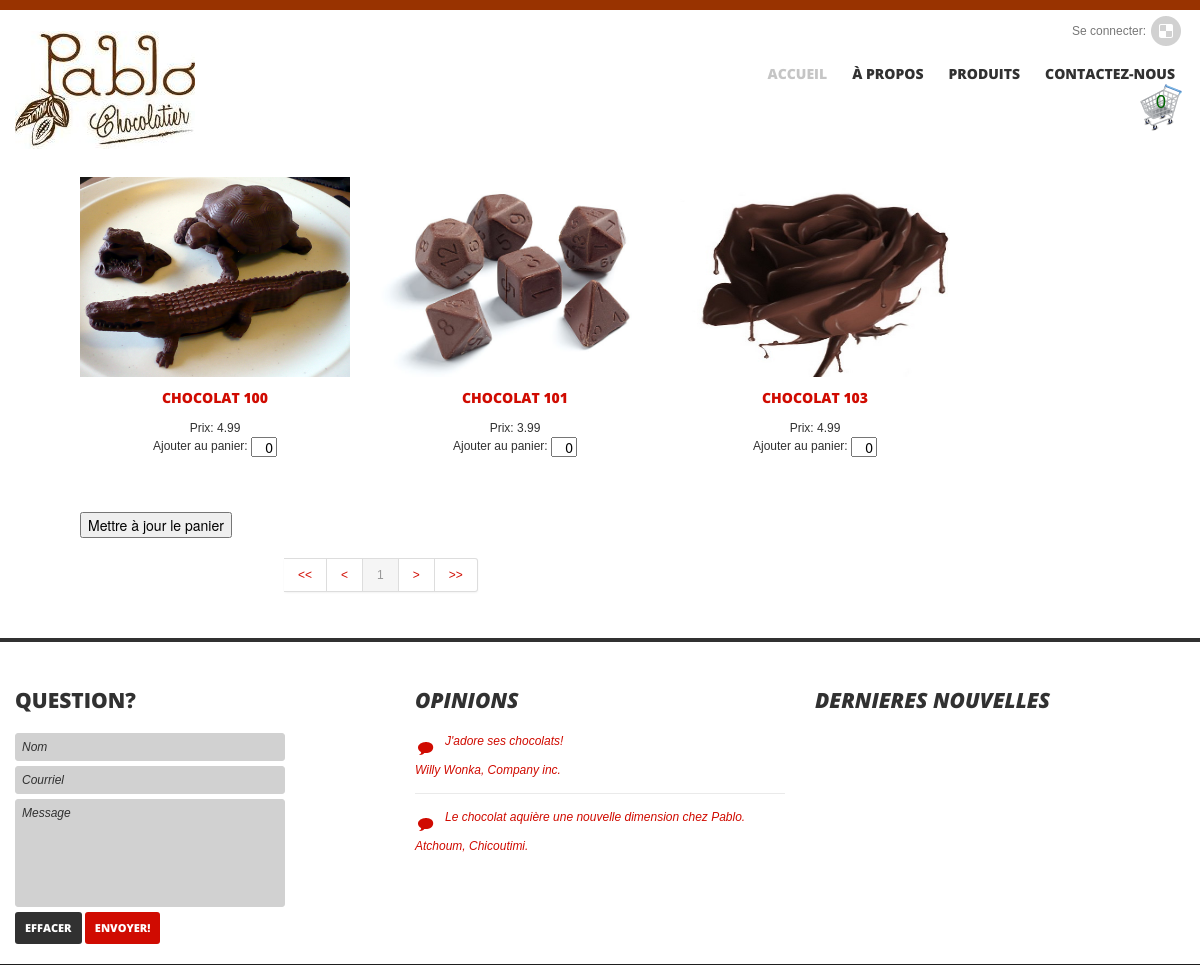
Page /index.php?page=Produits&Category=4 on the committed database.
### tables this page shows
CREATE TABLE IF NOT EXISTS `products` (
  `ProductID` int(11) NOT NULL AUTO_INCREMENT,
  `ProductName` varchar(60) NOT NULL,
  `Price` decimal(9,2) DEFAULT NULL,
  `UnitsInStock` int(11) DEFAULT NULL,
  `Description` varchar(2024) DEFAULT NULL,
  `ImageURL` varchar(2014) DEFAULT NULL,
  PRIMARY KEY (`ProductID`)
);

### Includes/functionsAndClasses.php (called while the page is built, shortened)
<?php
class Basket {
    function __construct() {
        $this->_ProductOrders = array();
    }
    function GetQuantityInBasket($productID) {
        return 0;
    }
}
?>

### Includes/Products.php (the view, shortened to what this page needs)
<?php
    $ITEMS_SHOWN_PER_PAGE = 16;
    $ITEMS_SHOWN_PER_ROW = 4;
    $ITEM_WIDTH = 300;
    $ITEM_HEIGHT = 290;
    $mySqli = new mysqli($DB_HOST, $DB_USER, $DB_PASS, $DB_NAME);
    $page = empty($_GET["PageN"]) ? 0 : $_GET["PageN"];
    echo "<div class='wrap'>";
    echo "<div class='container-fluid'>";
    echo "<div class='span12' >";
    if (!isset($_GET["Category"]) && !isset($_GET["CustomSearch"])) {
        $categories = $mySqli->query("SELECT * FROM Categories WHERE (SELECT COUNT(*) FROM ProductsCategories WHERE CategoryID = Categories.CategoryID)");
        $catNames = array();
        $catIDs = array();
        $itemNumber = 0;
        echo "<div class='row' >";
        while($row = $categories->fetch_assoc()) {
            array_push($catIDs, $row["CategoryID"]);
            array_push($catNames, $row["CategoryName"]);
            ?>
            <div class='span3' data-category='category01'>
                <div class='hover_img'>
                    <a href='index.php?page=Produits&Category=<?= $row["CategoryID"] ?>' >
                        <img src='img/categories/<?= $row["ImageURL"] ?>' alt style='visibility: visible;
                             opacity: 1; width: 270px; height: 200px;'/>
                    </a>
                </div>
                <div class='item_description'>
                    <h6>
                    <a><?= $row["CategoryName"] ?></a>
                    </h6>
                    <div class='descr'><?= $row["Description"] ?></div>
                </div><br/><br/>
            </div>
           <?php
            $itemNumber++;
        }
    ?>
<div class='span3' data-category='category01' style="padding-left: 2%;">
        <form action='index.php' method='GET'>
            <input type='hidden' name='CustomSearch' value='True'/>
            <input type='hidden' name='page' value='Produits'/>
            <div>Recherche personnalisé:</div>
            <div>Nom: <input type='text' name='txtName' style='width:186px;'/></div>
            <div>Catégorie:
                <select style='width:173px;' name='selCategory'>
                    <option value='All'>Tous</option>
    <?php
            for ($i = 0; $i < count($catIDs); $i++) {
                        echo "<option value=$catIDs[$i]>$catNames[$i]</option>";
                    } ?>
                </select>
            </div>
            <div>Prix maximal:
                <input type='text' name='txtPrice' value='0.00' onkeypress='return IsNumberOrControl(event)'
                       style='width:143px;' maxLength='6'/>
            </div>
            <div><input type='submit' value='Rechercher'/></div>
        </form>
</div>
</div>
<?php
    }
    else {
        echo "<form action='#' method='POST'>";
        $whereClause = "WHERE ";
        if (!empty($_GET["CustomSearch"]) && $_GET["CustomSearch"]) {
            if (!empty($_GET["txtName"])) {
                if ($whereClause != "WHERE ") {
                    $whereClause .= " AND ";
                }
                $whereClause .= "p.ProductName LIKE '%" . $_GET["txtName"] . "%'";
            }
            if (!empty($_GET["selCategory"]) && $_GET["selCategory"] != "All") {
                if ($whereClause != "WHERE ") {
                    $whereClause .= " AND ";
                }
                $whereClause .= "pc.CategoryID = " . $_GET["selCategory"];
            }
            if (!empty($_GET["txtPrice"]) && filter_var($_GET["txtPrice"], FILTER_VALIDATE_FLOAT)) {
                if ($whereClause != "WHERE ") {
                    $whereClause .= " AND ";
                }
                $whereClause .= "p.Price < " . $_GET["txtPrice"];
            }
            if ($whereClause == "WHERE ") {
                $whereClause = "";
            }
        }
        else {
            $whereClause .= "pc.CategoryID = " . $_GET["Category"];
        }
        $mainQuery = "SELECT DISTINCT p.ProductID, p.ProductName, p.Price, p.UnitsInStock, p.Description, p.ImageURL " .
                     "FROM ProductsCategories pc " .
                     "INNER JOIN Products p " .
                     "ON pc.ProductID = p.ProductID ";
        $products = $mySqli->query($mainQuery . $whereClause . " LIMIT " . ($ITEMS_SHOWN_PER_PAGE * $page) . " , " . $ITEMS_SHOWN_PER_PAGE);
        if ($products->num_rows > 0) {
            $itemNumber = 0;
            echo "<div class='projects isotope' style='overflow: hidden; position: relative; height: " . (ceil($products->num_rows / $ITEMS_SHOWN_PER_ROW) * $ITEM_HEIGHT + 45) . "px;'>";
            while($row = $products->fetch_assoc()) {
                $quantityInBasket = $_SESSION["Basket"]->GetQuantityInBasket($row["ProductID"]);
                $posX = ($itemNumber % $ITEMS_SHOWN_PER_ROW) * $ITEM_WIDTH;
                $posY = floor($itemNumber / 4) * $ITEM_WIDTH;
                echo "<div class='span3 element category01 isotope-item' data-category='category01' style='position: absolute; left: 0px; top: 0px; -webkit-transform: translate3d(" . $posX . "px, " . $posY . "px, 0px);'>";
                    echo "<div class=''>";
                        echo "<a class='preloader' style='background-image: none; background-position: initial initial; background-repeat: initial initial;'>";
                            echo "<img src='img/Products/" . $row["ImageURL"] . "' alt style='visibility: visible; opacity: 1; width: 270px; height: 200px;'";
                        echo "</a>";
                    echo "</div>";
                    echo "<div class='item_description'>";
                        echo "<h6>";
                            echo "<a>" . $row["ProductName"] . "</a>";
                        echo "</h6>";
                        echo "<div class='descr'>Prix: " . $row["Price"] . "<br />" .
                             "Ajouter au panier: <input type'text' name='txtAddToCart" . $row["ProductID"] . "' style='width: 18px; height: 14px; text-align:right;' onkeypress='return IsNumberOrControl(event)' maxLength='2' value='$quantityInBasket' ></div>";
                    echo "</div>";
                echo "</div>";
                $itemNumber++;
            }
            echo "</div>";
            echo "<div><input type='submit' value='Mettre à jour le panier' style='margin-left: 30px;' /></div>";
            echo "</form>";
            $pageCount = ceil($mySqli->query("SELECT COUNT(DISTINCT p.ProductID, p.ProductName, p.Price, p.UnitsInStock, p.Description, p.ImageURL) " .
                                             "FROM ProductsCategories pc " .
                                             "INNER JOIN Products p " .
                                             "ON pc.ProductID = p.ProductID " . $whereClause)->fetch_row()[0] / $ITEMS_SHOWN_PER_PAGE);
            $previousPage = $page > 0 ? $page - 1 : 0;
            $nextPage = $page < $pageCount-1 ? $page + 1 : $pageCount-1;
            $customSearchConstraint =   !empty($_GET["CustomSearch"])   ?   "&CustomSearch="   . $_GET["CustomSearch"]   :     "";
            $categoryConstraint =       !empty($_GET["Category"])       ?   "&Category="       . $_GET["Category"]       :     "";
            $nameConstraint =           !empty($_GET["txtName"])        ?   "&txtName="        . $_GET["txtName"]        :     "";
            $selCategoryConstraint =    !empty($_GET["selCategory"])    ?   "&selCategory="    . $_GET["selCategory"]    :     "";
            $priceConstraint =          !empty($_GET["txtPrice"])       ?   "&txtPrice="       . $_GET["txtPrice"]       :     "";
            $constraints = $customSearchConstraint . $categoryConstraint . $nameConstraint . $selCategoryConstraint . $priceConstraint;
            echo "<div class='pagination' style='margin: 10px 0px 0px 20%; color:blue;'>";
            echo "<ul><li>";
                echo "<li><a href='index.php?page=Produits" . $constraints . "&PageN=0' ><< </a></li>";
                echo "<li><a href='index.php?page=Produits" . $constraints . "&PageN=$previousPage' >< </a></li>";
                for ($i = 1; $i <= $pageCount; $i++) {
                    echo "<li class='active'><a href='index.php?page=Produits" . $constraints . "&PageN=" . ($i-1) . "' >" . $i . " </a></li>";
                }
                echo "<li><a href='index.php?page=Produits" . $constraints . "&PageN=$nextPage' >> </a></li>";
                echo "<li><a href='index.php?page=Produits" . $constraints . "&PageN=" . ($pageCount-1) . "' >>> </a></li></ul>";
            echo "</div>";
        }
        else {
        }
    }
    echo "</div>";
    echo "</div>";
    echo "</div>";
?>

### css/theme.css (style rules this page uses)
a, input, select, textarea { outline:none !important; }
body { overflow-x:hidden; }
img { outline:0; vertical-align:top; }
[class*="span"] img, [class*="span"] iframe { max-width:100%; }
.item_description { text-align:center; color:#313131; }
.item_description h6 { font-weight:800; margin:10px 0 10px 0; text-transform:uppercase; }
.isotope-item { z-index: 2; }
.isotope, .isotope .isotope-item { -webkit-transition-duration: 0.8s; -moz-transition-duration: 0.8s; transition-duration: 0.8s; }
.isotope { -webkit-transition-property: height, width; -moz-transition-property: height, width; transition-property: height, width; }
.isotope .isotope-item { -webkit-transition-property: -webkit-transform, opacity; -moz-transition-property: -moz-transform, opacity; transition-property: transform, opacity; }
.element { overflow: hidden; position: relative; margin-bottom:20px; }
.element img { max-width:100%; }
.preloader { background:url(../img/preload_img.gif) center center no-repeat; display:block; }

### rows in the picture
products: ImageURL (picture), ProductName "CHOCOLAT 100", Price "4.99", ProductID "0"
products: ImageURL (picture), ProductName "CHOCOLAT 101", Price "3.99", ProductID "0"
products: ImageURL (picture), ProductName "CHOCOLAT 103", Price "4.99", ProductID "0"

### other values in the picture
$_SESSION["Basket"]->GetDiffProductCount() "0"
